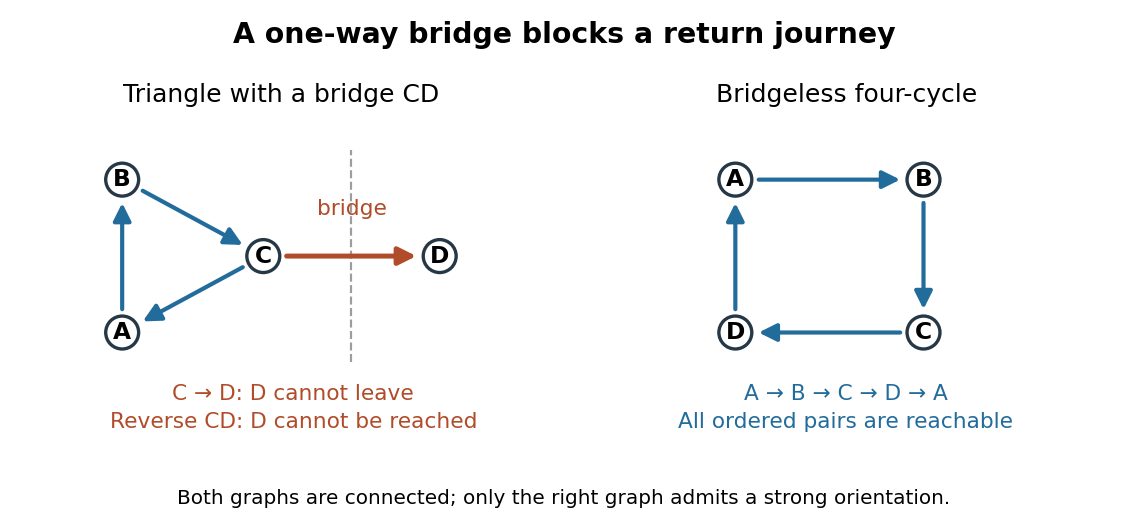

Python code for this plot:
"""Draw an original bridge obstruction and a strongly oriented four-cycle.

Tested with Python 3.14.4, matplotlib 3.10.7 and numpy 2.3.5.
Run from _media with MPLBACKEND=Agg; save the matching basename PNG to CWD.
"""

from pathlib import Path

import matplotlib.pyplot as plt
from matplotlib.patches import Circle, FancyArrowPatch


BRIDGE_POSITIONS = {"A": (-1.2, -0.65), "B": (-1.2, 0.65),
                    "C": (0.0, 0.0), "D": (1.5, 0.0)}
BRIDGE_EDGES = (("A", "B"), ("B", "C"), ("C", "A"), ("C", "D"))
CYCLE_POSITIONS = {"A": (-0.8, 0.65), "B": (0.8, 0.65),
                   "C": (0.8, -0.65), "D": (-0.8, -0.65)}
CYCLE_EDGES = (("A", "B"), ("B", "C"), ("C", "D"), ("D", "A"))


def draw(ax, positions, edges):
    for u, v in edges:
        bridge = (u, v) == ("C", "D") and positions is BRIDGE_POSITIONS
        ax.add_patch(FancyArrowPatch(positions[u], positions[v],
                                    arrowstyle="-|>", mutation_scale=22,
                                    shrinkA=14, shrinkB=14, linewidth=3 if bridge else 2.5,
                                    color="#b14c2a" if bridge else "#226c9c", zorder=1))
    for label, xy in positions.items():
        ax.add_patch(Circle(xy, 0.14, facecolor="white", edgecolor="#263746",
                            linewidth=2, zorder=2))
        ax.text(*xy, label, ha="center", va="center", fontsize=14,
                weight="bold", zorder=3)
    ax.set(xlim=(-1.6, 1.9), ylim=(-1.1, 1.1), aspect="equal")
    ax.axis("off")


def main():
    plt.rcParams.update({"font.family": "DejaVu Sans", "font.size": 13})
    fig, axes = plt.subplots(1, 2, figsize=(9.4, 4.4), dpi=120, facecolor="white")
    fig.subplots_adjust(left=0.025, right=0.975, top=0.76, bottom=0.27, wspace=0.12)
    draw(axes[0], BRIDGE_POSITIONS, BRIDGE_EDGES)
    draw(axes[1], CYCLE_POSITIONS, CYCLE_EDGES)
    axes[0].set_title("Triangle with a bridge CD", fontsize=15, pad=15)
    axes[1].set_title("Bridgeless four-cycle", fontsize=15, pad=15)
    axes[0].text(0.75, 0.35, "bridge", color="#b14c2a", ha="center", fontsize=13)
    axes[0].plot([0.75, 0.75], [-0.9, 0.9], linestyle="--", linewidth=1.3,
                 color="#9d9d9d", zorder=0)
    fig.suptitle("A one-way bridge blocks a return journey", y=0.96,
                 fontsize=17, weight="bold")
    fig.text(0.26, 0.19, "C → D: D cannot leave\nReverse CD: D cannot be reached", ha="center",
             fontsize=13, color="#b14c2a", linespacing=1.5)
    fig.text(0.75, 0.19, "A → B → C → D → A\nAll ordered pairs are reachable", ha="center",
             fontsize=13, color="#226c9c", linespacing=1.5)
    fig.text(0.5, 0.045, "Both graphs are connected; only the right graph admits a strong orientation.",
             ha="center", fontsize=12)
    fig.savefig(Path.cwd() / (Path(__file__).stem + ".png"),
                facecolor="white", transparent=False)
    plt.close(fig)


if __name__ == "__main__":
    main()
